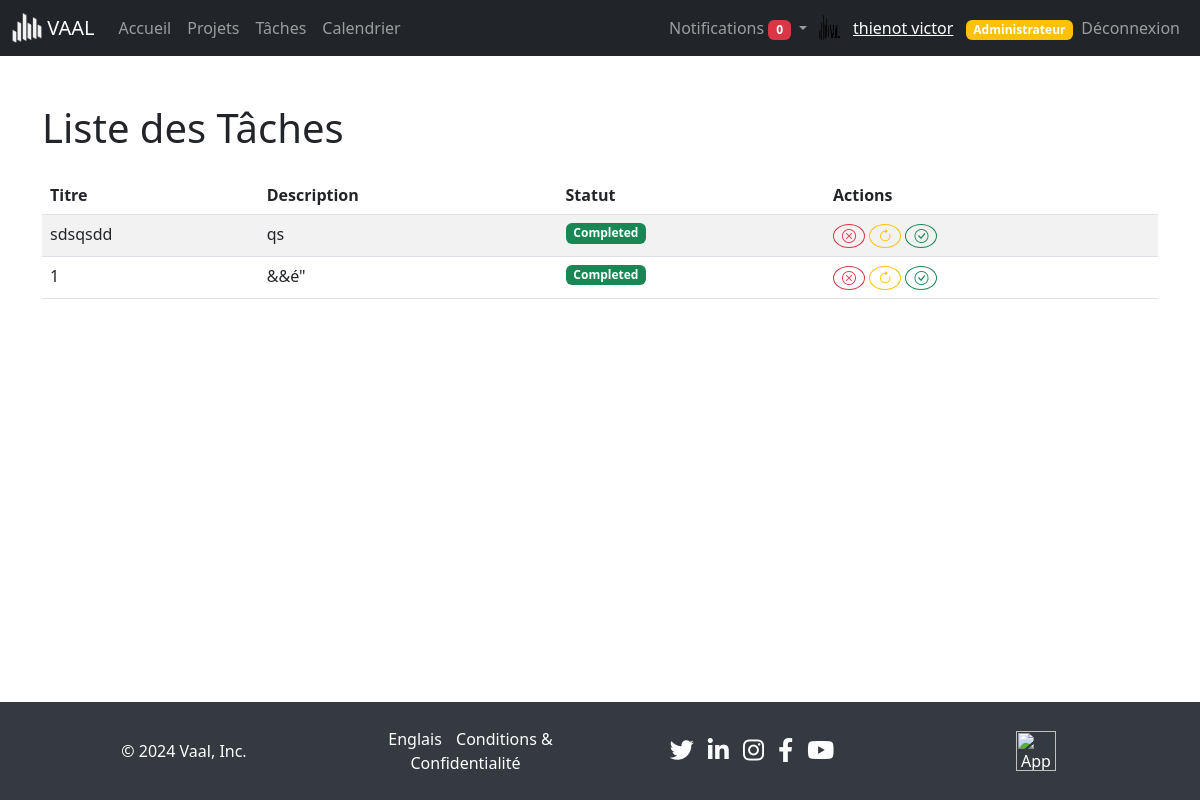
Before: /views/tasks/view.php (signed in) with the older database file.
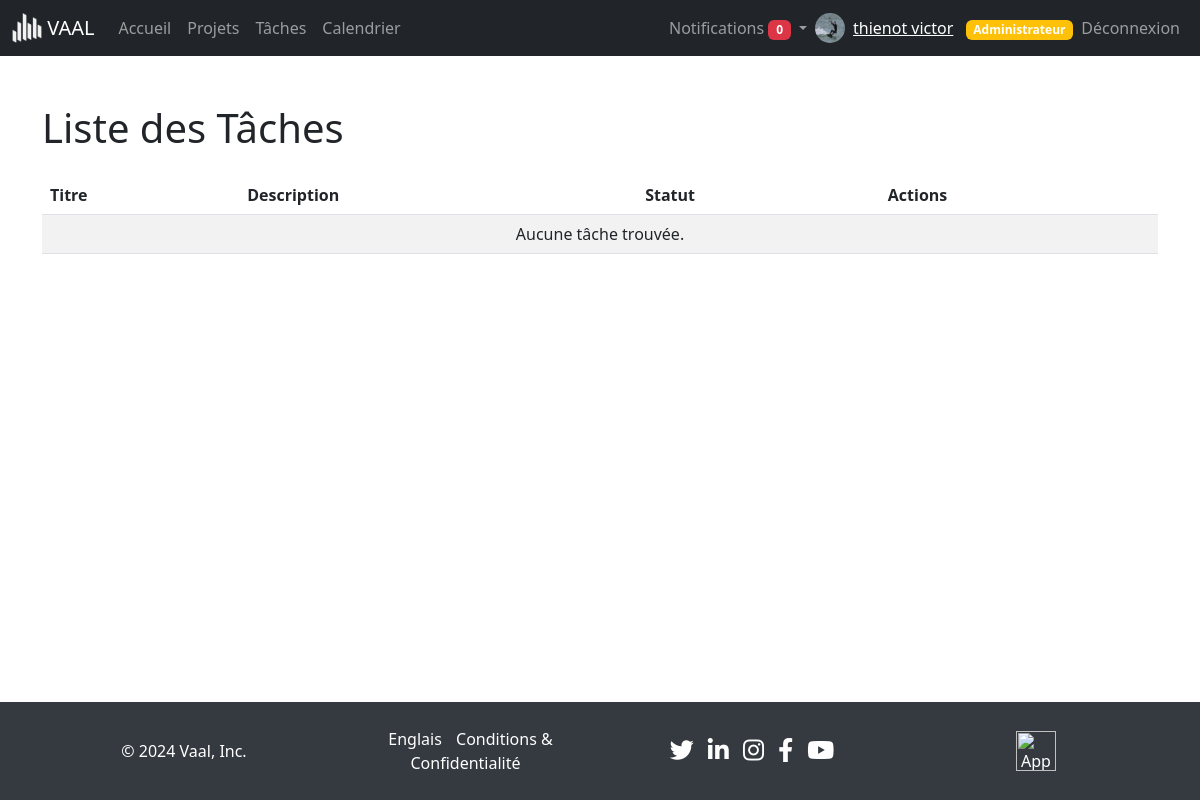
After: the same page with the newer database file.
### tables this page shows
CREATE TABLE `users` (
  `id` int(11) NOT NULL,
  `profile` varchar(255) NOT NULL,
  `nom` varchar(50) NOT NULL,
  `prenom` varchar(255) NOT NULL,
  `email` varchar(100) NOT NULL,
  `password` varchar(255) NOT NULL,
  `role` enum('member','manager','admin') DEFAULT 'member',
  `activation` enum('oui','non') NOT NULL DEFAULT 'non'
);

CREATE TABLE `tasks` (
  `id` int(11) NOT NULL,
  `title` varchar(100) NOT NULL,
  `description` text DEFAULT NULL,
  `status` enum('pending','in_progress','completed') NOT NULL DEFAULT 'pending',
  `start_date` date DEFAULT NULL,
  `end_date` date DEFAULT NULL,
  `project_id` int(11) DEFAULT NULL,
  `assignee_id` int(11) DEFAULT NULL
);

### views/tasks/view.php (the view, shortened to what the changed rows need)
<?php
include '../../includes/connect.php';
include '../../includes/navbar.php';
$user_id = $_SESSION['user_id'];
$user_role = isset($_SESSION['user_role']) ? $_SESSION['user_role'] : '';
try {
    if ($user_role === 'admin') {
        $projectsStmt = $pdo->query("SELECT id, title, description, end_date FROM Projects");
    } else {
        $projectsStmt = $pdo->prepare("
            SELECT Projects.id, Projects.title, Projects.description, Projects.end_date
            FROM Projects
            JOIN User_Team ON Projects.id = User_Team.project_id
            WHERE User_Team.user_id = ?
        ");
        $projectsStmt->execute([$user_id]);
    }
    $projects = $projectsStmt->fetchAll();
    $tasks = [];
    foreach ($projects as $project) {
        $tasksStmt = $pdo->prepare("SELECT * FROM Tasks WHERE project_id = ?");
        $tasksStmt->execute([$project['id']]);
        $projectTasks = $tasksStmt->fetchAll();
        $tasks = array_merge($tasks, $projectTasks);
    }
} catch (PDOException $e) {
    echo "Erreur : " . $e->getMessage();
    exit;
}
?>
<!DOCTYPE html>
<html lang="fr">
<head>
    <link href="https://cdn.jsdelivr.net/npm/bootstrap@5.3.3/dist/css/bootstrap.min.css" rel="stylesheet">
    <link href="https://cdnjs.cloudflare.com/ajax/libs/bootstrap-icons/1.8.1/font/bootstrap-icons.min.css" rel="stylesheet">
</head>
<body>
<div class="container mt-5">
    <h1 class="mb-4">Liste des Tâches</h1>
    <table class="table table-striped">
        <thead>
            <tr>
                <th>Titre</th>
                <th>Description</th>
                <th>Statut</th>
                <th>Actions</th>
            </tr>
        </thead>
        <tbody>
            <?php if (!empty($tasks)): ?>
                <?php foreach ($tasks as $task): ?>
                    <tr>
                        <td><?php echo htmlspecialchars($task['title']); ?></td>
                        <td><?php echo htmlspecialchars($task['description']); ?></td>
                        <td>
                            <?php if ($task['status'] == 'pending'): ?>
                                <span class="badge bg-danger">Pending</span>
                            <?php elseif ($task['status'] == 'in_progress'): ?>
                                <span class="badge bg-warning text-dark">In Progress</span>
                            <?php elseif ($task['status'] == 'completed'): ?>
                                <span class="badge bg-success">Completed</span>
                            <?php endif; ?>
                        </td>
                        <td>
                            <form method="post" class="d-inline">
                                <button type="submit" name="status" value="pending" class="btn btn-outline-danger btn-sm rounded-circle" title="Pending">
                                    <i class="bi bi-x-circle"></i>
                                </button>
                            </form>
                            <form method="post" class="d-inline">
                                <button type="submit" name="status" value="in_progress" class="btn btn-outline-warning btn-sm rounded-circle" title="In Progress">
                                    <i class="bi bi-arrow-clockwise"></i>
                                </button>
                            </form>
                            <form method="post" class="d-inline">
                                <button type="submit" name="status" value="completed" class="btn btn-outline-success btn-sm rounded-circle" title="Completed">
                                    <i class="bi bi-check-circle"></i>
                                </button>
                            </form>
                        </td>
                    </tr>
                <?php endforeach; ?>
            <?php else: ?>
                <tr>
                    <td colspan="4" class="text-center">Aucune tâche trouvée.</td>
                </tr>
            <?php endif; ?>
        </tbody>
    </table>
</div>
<?php include '../../includes/footer.php'; ?>
</body>
</html>

### includes/navbar.php (shortened to what the changed rows need)
<?php
include $_SERVER['DOCUMENT_ROOT'].'/Project-Management-App/includes/connect.php';
$user_id = $_SESSION['user_id'];
$stmt = $pdo->prepare("SELECT * FROM users WHERE id = ?");
$stmt->execute([$user_id]);
$user = $stmt->fetch(PDO::FETCH_ASSOC);
$user_name = htmlspecialchars($user['nom'] . ' ' . $user['prenom']);
$profile_image = !empty($user['profile']) ? $user['profile'] : 'assets/images/default-profile.png';
$user_role = $user['role'];
?>
<nav class="navbar navbar-expand-lg navbar-dark bg-dark">
    <div class="container-fluid">
        <div class="collapse navbar-collapse" id="navbarNav">
            <ul class="navbar-nav ms-auto mb-2 mb-lg-0 align-items-center">
                <li class="nav-item d-flex align-items-center">
                    <img src="/Project-Management-App/<?php echo htmlspecialchars($profile_image); ?>" alt="Profile Image" width="30" height="30" class="rounded-circle me-2">
                    <span class="navbar-text">
                        <a href="/Project-Management-App/views/auth/profile.php"><?php echo $user_name; ?></a>
                        <?php if ($user_role === 'admin'): ?>
                            <span class="badge bg-warning text-dark ms-2"><a href="/Project-Management-App/dashboard_admin.php" style="text-decoration: none;">Administrateur</a></span>
                        <?php endif; ?>
                    </span>
                </li>
            </ul>
        </div>
    </div>
</nav>

Changed rows visible on the page:
removed tasks: title "sdsqsdd", description "qs", status "Completed"
removed tasks: title "1", description "&&é\"", status "Completed"
changed users "thienot victor": profile: a different picture
Other visible differences:
text now shown: "Aucune tâche trouvée."
